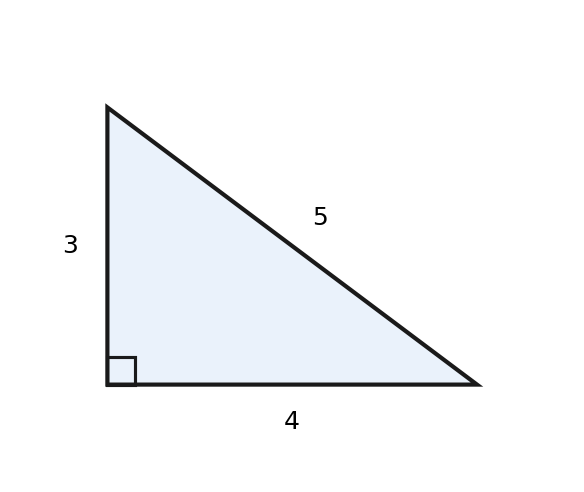

The script that drew this image:
import matplotlib; matplotlib.use("Agg"); import matplotlib.pyplot as plt; import matplotlib.patches as patches; import numpy as np; fig, ax = plt.subplots(figsize=(5, 4)); ax.set_aspect("equal"); ax.axis("off"); vertices = np.array([[0, 0], [4, 0], [0, 3]]); triangle = patches.Polygon(vertices, closed=True, fill=True, facecolor="#eaf2fb", edgecolor="#1a1a1a", linewidth=2); ax.add_patch(triangle); square_size = 0.3; right_angle = patches.Rectangle((0, 0), square_size, square_size, fill=False, edgecolor="#1a1a1a", linewidth=1.5); ax.add_patch(right_angle); ax.text(2, -0.4, "4", ha="center", va="center", fontsize=12); ax.text(-0.4, 1.5, "3", ha="center", va="center", fontsize=12); ax.text(2.3, 1.8, "5", ha="center", va="center", fontsize=12); ax.set_xlim(-1, 5); ax.set_ylim(-1, 4); plt.savefig("out.png", dpi=150)
